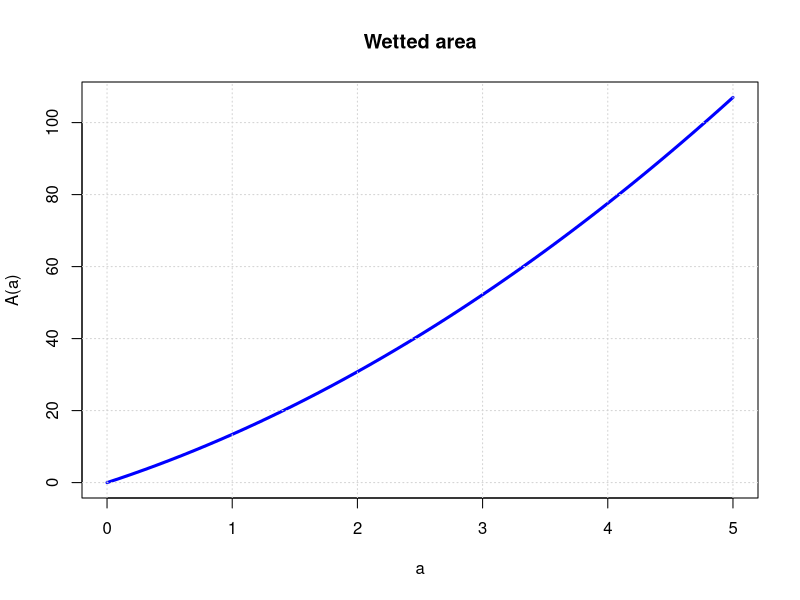
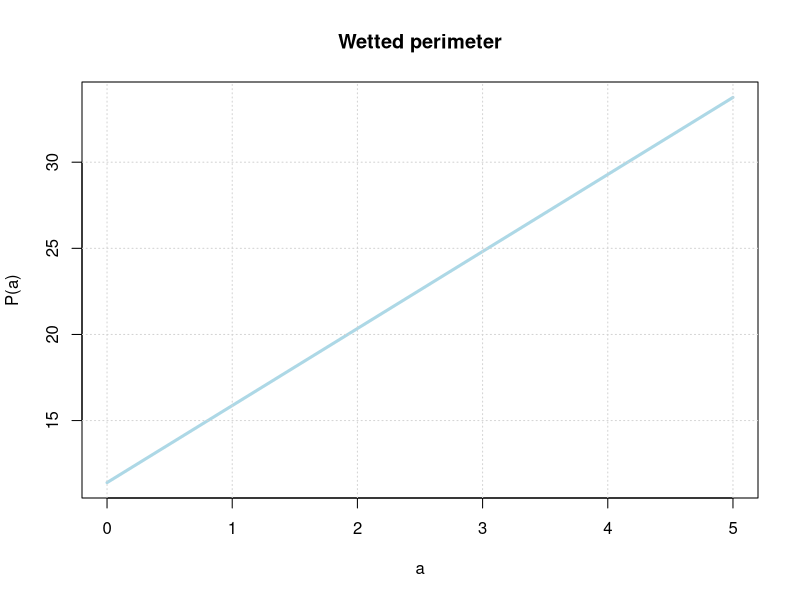
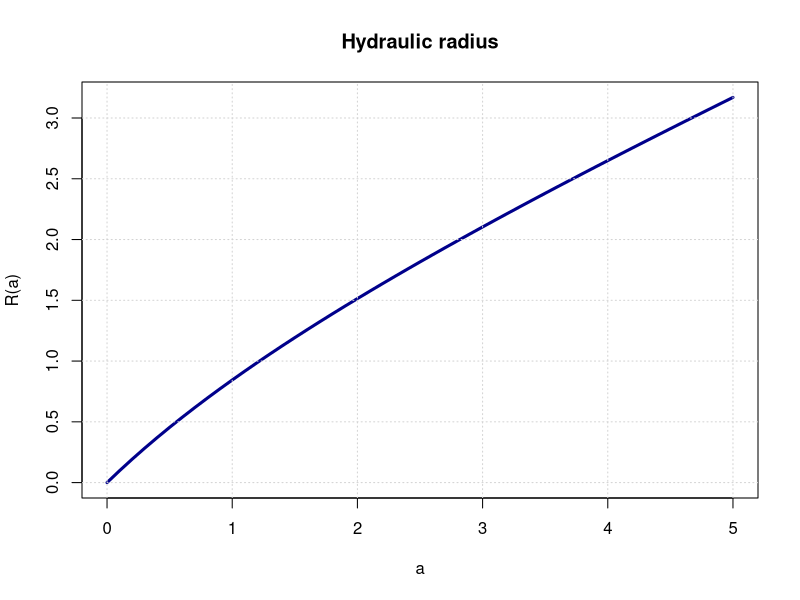
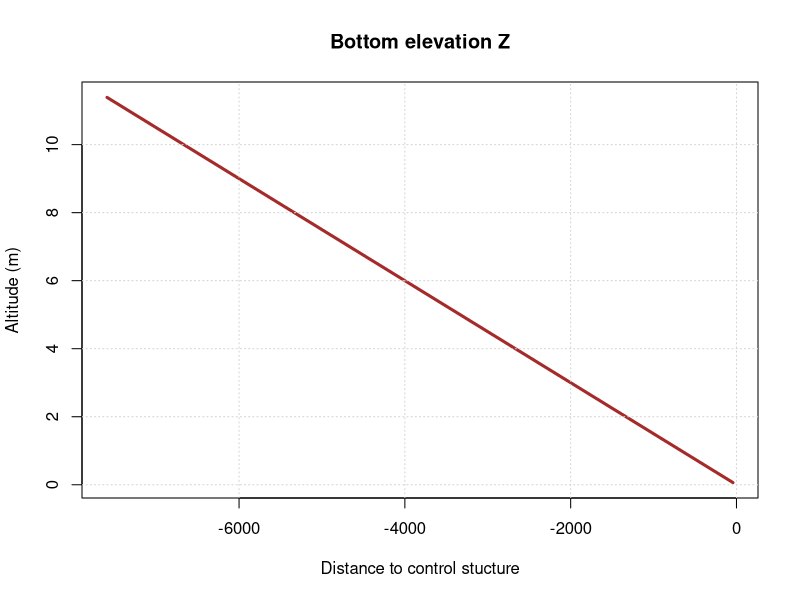
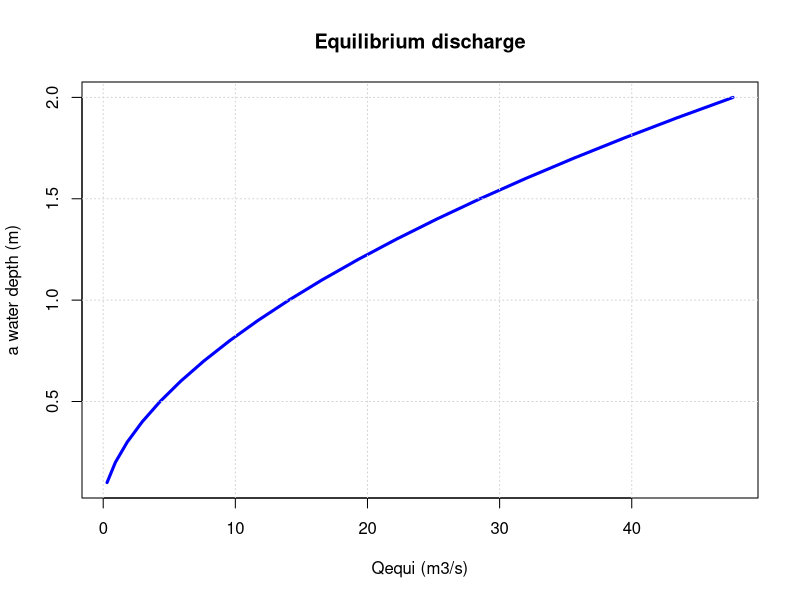
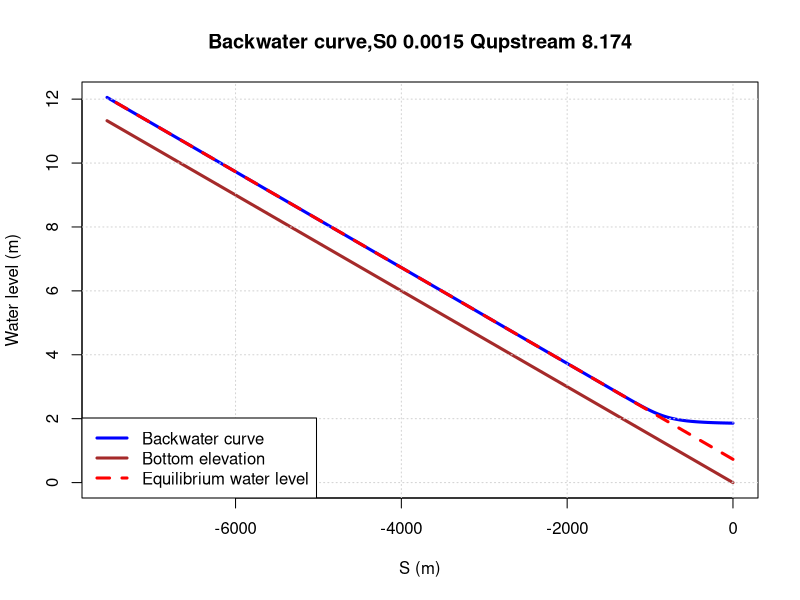
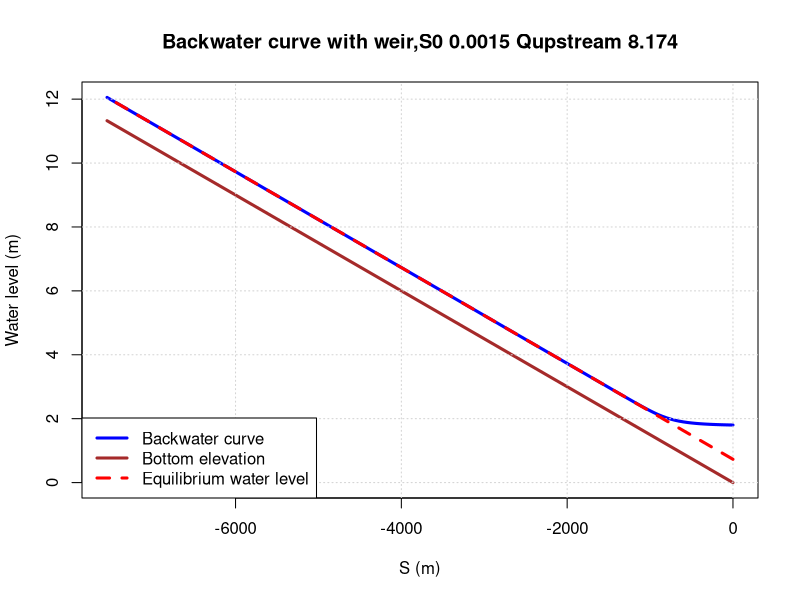
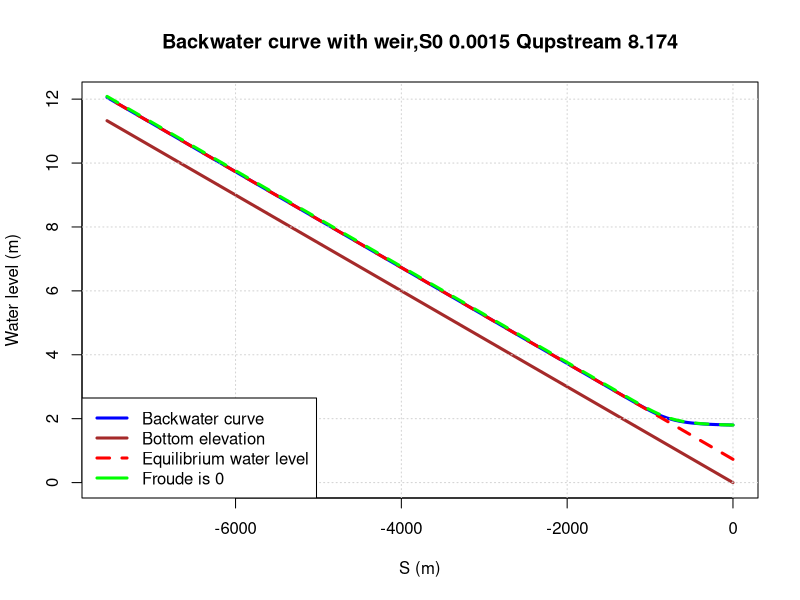

Recreate these plots in R, in order.
## ---- chunk 1

rm(list = ls())


ow.B = 11.4 #just a guess
ow.m = 2 #just a guess

##Upstream Discharge 
Qup = 706233/86400 #1.25 #m3/s
#Qup = 1.25 + 1.60125 #m3/s with side inflow based on the catchment area of the Regge and a normative discharge of 7 mm/d
ow.A = function(a)
{
  return(ow.B*a+ow.m*a^2)
}

ow.P = function(a)
{
  return(ow.B +  2 * a * sqrt(1 + ow.m^2))
}

ow.R = function(a)
{
  return(ow.A(a)/ow.P(a))
}

wt.b = function(a)  ## replaced ow.B with wt.b to avoid confusion
{
  return(ow.B + 2*ow.m*a)
}



## ---- chunk 2
a = seq(0,5, by =0.1)

plot(a,ow.A(a),type = "l", lwd = 3, col = "blue",
     main = "Wetted area", xlab = "a", ylab = "A(a)")
grid()

plot(a,ow.P(a),type = "l", lwd = 3, col = "lightblue",
     main = "Wetted perimeter", xlab = "a", ylab = "P(a)")
grid()

plot(a,ow.A(a)/ow.P(a),type = "l", lwd = 3, col = "darkblue",
     main = "Hydraulic radius", xlab = "a", ylab = "R(a)")
grid()




## ---- chunk 3
##total length of the river
ow.L = 7592.4
#bed slope, in the Netherlands rather low number 10 - 15 cm /km but in more hilly regions higher 1 - 3 m/km
S0 = 0.0015 # 1.5 m per km
## bottom slope as a function of the datum and river length
Zb.fun = approxfun(c(0,-ow.L),c(0,ow.L*S0))

#a plot to illustrate the function
s = seq(-ow.L,0,by = 50)
plot(s,Zb.fun(s), type = "l", lwd = 3, col = "brown", 
     main = "Bottom elevation Z", xlab = 'Distance to control stucture',
     ylab = 'Altitude (m)')
grid()
## ---- chunk 4
n = 0.033
# setup a range of water levels to calculate the Qequi for
a.range = seq(0.1,2,by = 0.1)
#Equilibrium discharge function
Qequi.fun = function(a)
{
  return(1/n * sqrt(S0)* ow.A(a) * ow.R(a)^(2/3))
}
#now calculate the Qequi for the a.range
Qequi.range = Qequi.fun(a.range)
#make a plot of the Qequi(a)
plot(Qequi.range,a.range,type = "l",lwd = 3, col = "blue",
     xlab = "Qequi (m3/s)",ylab = "a water depth (m)",
     main = "Equilibrium discharge")
grid()


##finding the equilibrium water depth for a given discharge
a.equilibrium = uniroot(function(a) Qequi.fun(a)-Qup,c(0.1,2))$root
print(paste("the equilibrium water level is : ",a.equilibrium, "for a discharge of ",Qup))

## ---- chunk 5
#nodal distance
ds = -50
#nodes along trajectory of the river
s = seq(0,-ow.L, by = ds)
#create an array for the water depths
a.bw = s
# first downstream prescribed water level
a.bw[1] = 1.86
# loop for calculating the water levels
for (i in 1:(length(a.bw)-1) )
{
S.f = n^2*abs(Qup)^2/(ow.A(a.bw[i])^2*ow.R(a.bw[i])^(4/3))
Fr = sqrt(Qup^2*wt.b(a.bw[i])/(9.8*ow.A(a.bw[i])^3))
dads = (S0 - S.f)/(1-Fr^2)
##calculation of the water depths in upstream order
a.bw[i+1] = a.bw[i] + dads*ds
}
## the water level is simply the  water depts + the bottom slope
h.bw = a.bw + Zb.fun(s)

plot(s,h.bw, type = "l",ylim = c(0,max(h.bw)),xlab = "S (m)", ylab = "Water level (m)",
     main = paste("Backwater curve,S0",S0, "Qupstream",round(Qup,3)),col = "blue",lwd = 3)
lines(s,Zb.fun(s), col = "brown", lwd = 3)
grid()
##plot the water level at equilibirum
lines(s,a.equilibrium + Zb.fun(s), col = "red", lty = 2, lwd = 3)
legend("bottomleft",legend = c("Backwater curve","Bottom elevation","Equilibrium water level"),
       col = c("blue","brown","red"),lty = c(1,1,2),lwd = c(3,3,3))
## ---- chunk 6
#weir
Cd = 0.62

weir.d = 0.98 #weir/crest height
weir.b = 6.0 #

hweir = function(Q)
{
  return (weir.d + (Q/(2/3*sqrt(2*9.8)*Cd*weir.b))^(2/3))
}

## this function is more a control function to check the weir function
Qweir = function(h)
{
  ifelse(h < weir.d,0,2/3*sqrt(2*9.8)*Cd*weir.b*(h-weir.d)^(3/2))
 
}

## ---- chunk 7
####same chunck as above but now with a weir level based on Qup
# first downstream prescribed water level
a.bw[1] = hweir(Qup)
# Discharge rate upstream Qup
for (i in 1:(length(a.bw)-1) )
{
S.f = n^2*abs(Qup)^2/(ow.A(a.bw[i])^2*ow.R(a.bw[i])^(4/3))
Fr = sqrt(Qup^2*wt.b(a.bw[i])/(9.8*ow.A(a.bw[i])^3))
dads = (S0 - S.f)/(1-Fr^2)
##calculation of the water depths in upstream order
a.bw[i+1] = a.bw[i] + dads*ds
}
## the water level is simply the  water depts + the bottom slope
h.bw = a.bw + Zb.fun(s)

plot(s,h.bw, type = "l",ylim = c(0,max(h.bw)),xlab = "S (m)", ylab = "Water level (m)",
     main = paste("Backwater curve with weir,S0",S0, "Qupstream",round(Qup,3)),col = "blue",lwd = 3)
lines(s,Zb.fun(s), col = "brown", lwd = 3)
grid()
##plot the water level at equilibirum
lines(s,a.equilibrium + Zb.fun(s), col = "red", lty = 2, lwd = 3)
legend("bottomleft",legend = c("Backwater curve","Bottom elevation","Equilibrium water level"),
       col = c("blue","brown","red"),lty = c(1,1,2),lwd = c(3,3,3))
## ---- chunk 8
####same chunck as above but now with a weir level based on Qup
# first downstream prescribed water level
a.bw[1] = hweir(Qup)
a.bwf0 = a.bw
# Discharge rate upstream Qup
for (i in 1:(length(a.bw)-1) )
{
S.f = n^2*abs(Qup)^2/(ow.A(a.bw[i])^2*ow.R(a.bw[i])^(4/3))
Fr = sqrt(Qup^2*wt.b(a.bw[i])/(9.8*ow.A(a.bw[i])^3))
dads = (S0 - S.f)/(1-Fr^2)
dadsf0 = S0 - S.f
##calculation of the water depths in upstream order
a.bw[i+1] = a.bw[i] + dads*ds
a.bwf0[i+1] = a.bwf0[i] + dadsf0*ds
}
## the water level is simply the  water depth + the bottom slope
h.bw = a.bw + Zb.fun(s)
h.bwf0 = a.bwf0 + Zb.fun(s)

plot(s,h.bw, type = "l",ylim = c(0,max(h.bw)),xlab = "S (m)", ylab = "Water level (m)",
     main = paste("Backwater curve with weir,S0",S0, "Qupstream",round(Qup,3)),col = "blue",lwd = 3)
lines(s,Zb.fun(s), col = "brown", lwd = 3)
grid()
##plot the water level at equilibirum
lines(s,a.equilibrium + Zb.fun(s), col = "red", lty = 2, lwd = 3)
lines(s,h.bwf0, col = "green", lty = 2, lwd = 3)
legend("bottomleft",legend = c("Backwater curve","Bottom elevation","Equilibrium water level","Froude is 0"),
       col = c("blue","brown","red","green"),lty = c(1,1,2),lwd = c(3,3,3))

##differences between fr0 and fr
plot(s,h.bw-h.bwf0, type = "l",xlab = "S (m)", ylab = "Difference in water level (m)",
     main = paste("Difference bw and bwfr=0,S0",S0, "Qupstream",round(Qup,3)),col = "blue",lwd = 3)
grid()


## ---- chunk 9
#The catchment area is:
A_catchm = 5.8/29*9882 *10000
# The discharge from side inflow:
Q_Si = A_catchm * 0.007/86400  # m3/s.
# The side inflow:
I = Q_Si/ow.L

## ---- chunk 10
####same chunck as above but now with a weir level based on Qup
# new set of water depth for backwater curves including side inflow
a.si = rep(0,times = length(a.bw))
# first downstream prescribed water level
a.si[1] = hweir(Qup + Q_Si)
a.sif0 = a.si
# a Q array along the trajectory of the river
Qs = seq(Qup+Q_Si,Qup,by=I*ds)
#loop for calculating the water levels
for (i in 1:(length(a.si)-1) )
{
  A = ow.A(a.si[i])
  Q = Qs[i]
  u = Q/A
  S.i = 2*u*I/(9.8*A)
  S.f = n^2*abs(Q)^2/(A^2*ow.R(a.si[i])^(4/3))
  Fr = sqrt(Q^2*wt.b(a.si[i])/(9.8*A^3))
  dads = (S0 - S.f - S.i)/(1-Fr^2)
  dadsf0 = S0 - S.f - S.i
  ##calculation of the water depths in upstream order
  a.si[i+1] = a.si[i] + dads*ds
  a.sif0[i+1] = a.sif0[i] + dadsf0*ds
}
## the water level is simply the  water depth + the bottom slope
h.si = a.si + Zb.fun(s)
h.sif0 = a.sif0 + Zb.fun(s)

plot(s,h.si, type = "l",ylim = c(0,max(h.si)),xlab = "S (m)", ylab = "Water level (m)",
     main = paste("Bw curve,Si and weir,S0",S0, "Qupstream",round(Qup+Q_Si,3)),col = "blue",lwd = 3)
lines(s,Zb.fun(s), col = "brown", lwd = 3)
grid()
##plot the water level at equilibrium for the total discharge: Qup + Q_Si
Qall =  Qup + Q_Si
a.max = 1.1* hweir(Qall)
asi.equilibrium = uniroot(function(a) Qequi.fun(a)-Qall,c(0.1,a.max))$root
lines(s,asi.equilibrium + Zb.fun(s), col = "red", lty = 2, lwd = 3)
lines(s,h.sif0, col = "green", lty = 2, lwd = 3)
legend("bottomleft",legend = c("Backwater curve","Bottom elevation","Equilibrium water level","Froude is 0"),
       col = c("blue","brown","red","green"),lty = c(1,1,2),lwd = c(3,3,3))

##differences between fr0 and fr
plot(s,h.si-h.sif0, type = "l",xlab = "S (m)", ylab = "Difference in water level (m)",
     main = paste("Difference bwsi and bwsifr=0,S0",S0, "Qupstream",round(Qup+Q_Si,3)),col = "blue",lwd = 3)
grid()
